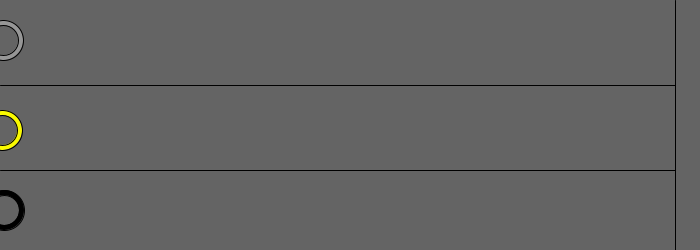
Frame 1 (no input)
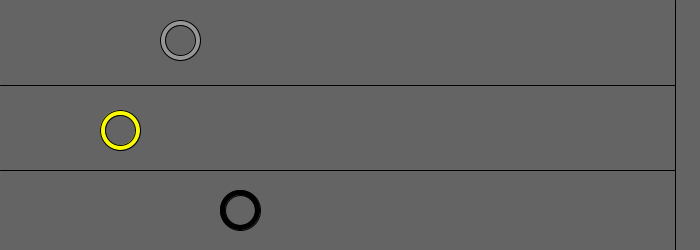
Frame 60 (the mouse pressed at the canvas centre just before this capture)
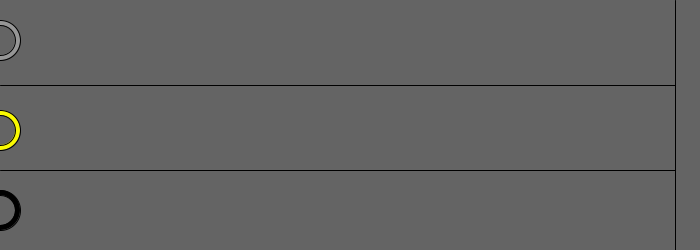
Frame 120 (the mouse held since frame 60 and released just before this capture)

The Processing sketch that drew these frames (run headless with seeded random() and noise(); from frame 60 on, the mouse is pressed at the canvas centre):

// Processing sketch: processing_137912
// ── processing_137912.pde

Ring rollRing1;
Ring rollRing2;
Ring rollRing3;

void setup(){
size(700,250);
rollRing1 = new Ring(color(150), 0, 40, 3);
rollRing2 = new Ring(color(250, 250, 0),0, 130, 2);
rollRing3 = new Ring(color(0), 0, 210, 4);
}
void draw(){
  background(100);
  line(675, 0, 675, 675); //finish line
  line(0, 85, 675, 85);
  line(0, 170, 675, 170);
  rollRing1.roll();
  rollRing1.display();
  rollRing2.roll();
  rollRing2.display();
  rollRing3.roll();
  rollRing3.display();
}
class Ring {
  color c;
  float xpos;
  float ypos;
  float xspeed;
 
  Ring (color RingC, float ringxpos, float ringypos, float ringxspeed) {
    c = RingC;
    xpos = ringxpos;
    ypos = ringypos;
    xspeed = ringxspeed;
  }
    void display() {
    stroke(0);
    fill(c);
    ellipseMode(CENTER);
    ellipse(xpos, ypos, 40, 40);
    fill(100);
    ellipseMode(CENTER);
    ellipse(xpos, ypos, 30, 30);
  }
 
  void roll() {
    xpos = xpos + xspeed;
    if (mousePressed) {
      xpos = 0;    
    }
  }
}
